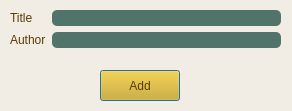
<?xml version="1.0" encoding="UTF-8"?>
<ui version="4.0">
 <class>AddBook</class>
 <widget class="QDialog" name="AddBook">
  <property name="geometry">
   <rect>
    <x>0</x>
    <y>0</y>
    <width>292</width>
    <height>111</height>
   </rect>
  </property>
  <property name="windowTitle">
   <string>Dialog</string>
  </property>
  <property name="styleSheet">
   <string notr="true">background-color: rgb(242, 237, 228);</string>
  </property>
  <widget class="QWidget" name="formLayoutWidget">
   <property name="geometry">
    <rect>
     <x>10</x>
     <y>10</y>
     <width>271</width>
     <height>51</height>
    </rect>
   </property>
   <layout class="QFormLayout" name="formLayout_2">
    <item row="0" column="0">
     <widget class="QLabel" name="label_4">
      <property name="styleSheet">
       <string notr="true">color: rgb(89, 59, 2);</string>
      </property>
      <property name="text">
       <string>Title</string>
      </property>
     </widget>
    </item>
    <item row="0" column="1">
     <widget class="QLineEdit" name="t_title">
      <property name="styleSheet">
       <string notr="true">background-color: rgb(81, 115, 105);
color: rgb(242, 237, 228);
border-radius: 5px;</string>
      </property>
     </widget>
    </item>
    <item row="1" column="0">
     <widget class="QLabel" name="label_5">
      <property name="styleSheet">
       <string notr="true">color: rgb(89, 59, 2);</string>
      </property>
      <property name="text">
       <string>Author</string>
      </property>
     </widget>
    </item>
    <item row="1" column="1">
     <widget class="QLineEdit" name="t_author">
      <property name="styleSheet">
       <string notr="true">background-color: rgb(81, 115, 105);
color: rgb(242, 237, 228);
border-radius: 5px;</string>
      </property>
     </widget>
    </item>
   </layout>
  </widget>
  <widget class="QPushButton" name="pushButton">
   <property name="geometry">
    <rect>
     <x>100</x>
     <y>70</y>
     <width>80</width>
     <height>31</height>
    </rect>
   </property>
   <property name="styleSheet">
    <string notr="true">background-color: rgb(217, 164, 4);
color: rgb(89, 59, 2);</string>
   </property>
   <property name="text">
    <string>Add</string>
   </property>
  </widget>
 </widget>
 <resources/>
 <connections/>
</ui>
